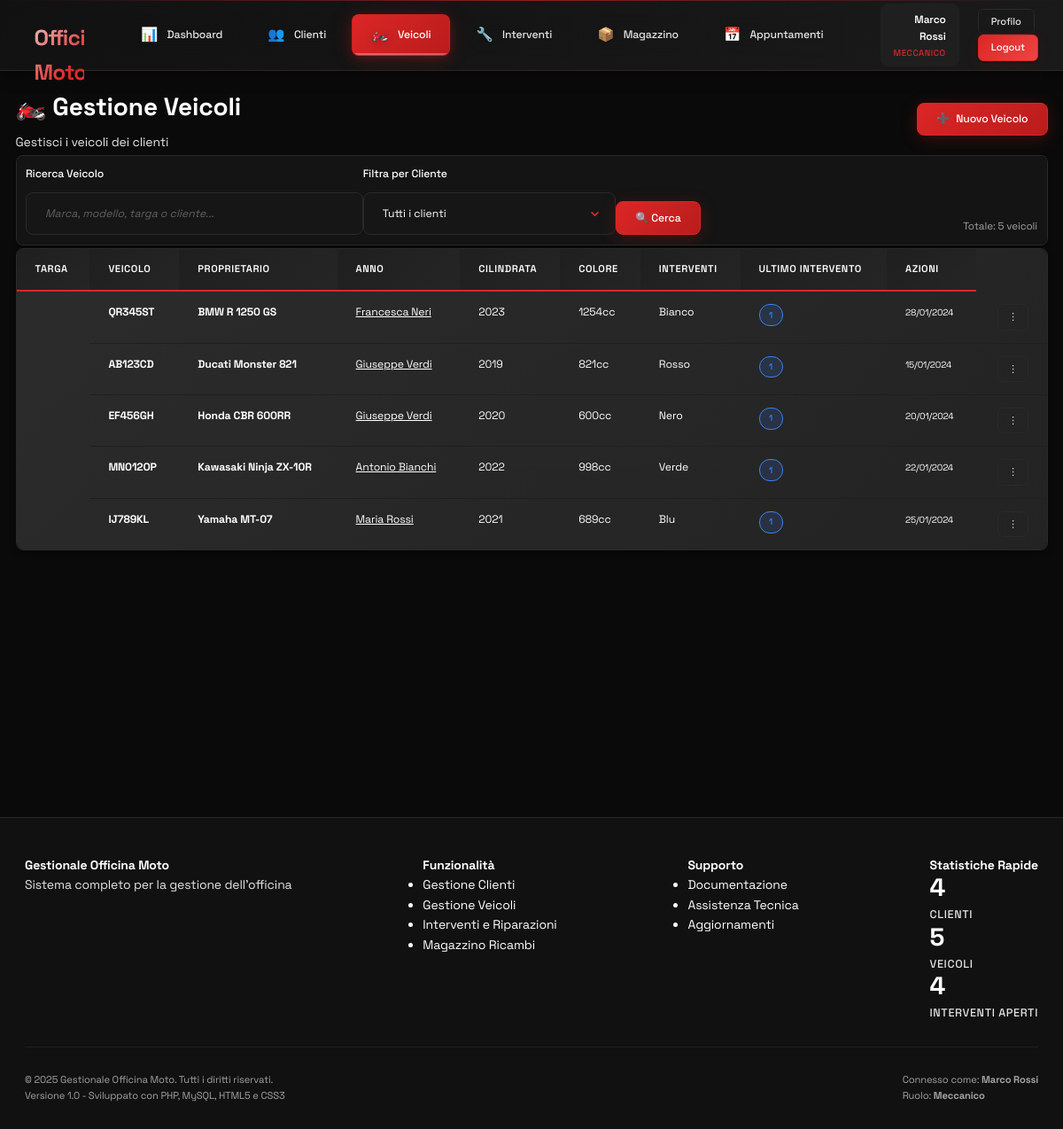
/veicoli.php (signed in), run on the app's committed database.
### tables this page shows
CREATE TABLE veicoli (
    id INT AUTO_INCREMENT PRIMARY KEY,
    cliente_id INT NOT NULL,
    marca VARCHAR(50) NOT NULL,
    modello VARCHAR(50) NOT NULL,
    targa VARCHAR(20) UNIQUE NOT NULL,
    anno INT,
    cilindrata INT,
    colore VARCHAR(30),
    foto VARCHAR(255),
    note TEXT,
    data_creazione TIMESTAMP DEFAULT CURRENT_TIMESTAMP,
    FOREIGN KEY (cliente_id) REFERENCES clienti(id) ON DELETE CASCADE
);

CREATE TABLE clienti (
    id INT AUTO_INCREMENT PRIMARY KEY,
    nome VARCHAR(100) NOT NULL,
    cognome VARCHAR(100) NOT NULL,
    telefono VARCHAR(20),
    email VARCHAR(100),
    indirizzo TEXT,
    note TEXT,
    data_creazione TIMESTAMP DEFAULT CURRENT_TIMESTAMP
);

### includes/db.php (called while the page is built, shortened)
<?php
class Database {
    private static $instance = null;
    private $connection;
    private function __construct() {
        try {
            $this->connection = new PDO(
                "mysql:host=" . DB_HOST . ";dbname=" . DB_NAME . ";charset=utf8mb4",
                DB_USER,
                DB_PASS,
                [
                    PDO::ATTR_ERRMODE => PDO::ERRMODE_EXCEPTION,
                    PDO::ATTR_DEFAULT_FETCH_MODE => PDO::FETCH_ASSOC,
                    PDO::ATTR_EMULATE_PREPARES => false
                ]
            );
        } catch(PDOException $e) {
            die("Errore connessione database: " . $e->getMessage());
        }
    }
    public static function getInstance() {
        if (self::$instance === null) {
            self::$instance = new self();
        }
        return self::$instance;
    }
    public function select($query, $params = []) {
        try {
            $stmt = $this->connection->prepare($query);
            $stmt->execute($params);
            return $stmt->fetchAll();
        } catch(PDOException $e) {
            error_log("Errore SELECT: " . $e->getMessage());
            return false;
        }
    }
    public function count($query, $params = []) {
        try {
            $stmt = $this->connection->prepare($query);
            $stmt->execute($params);
            return $stmt->fetchColumn();
        } catch(PDOException $e) {
            error_log("Errore COUNT: " . $e->getMessage());
            return 0;
        }
    }
}
function getDB() {
    return Database::getInstance();
}
?>

### veicoli.php (the view, shortened to what this page needs)
<?php
require_once 'includes/header.php';
$action = $_GET['action'] ?? 'list';
$db = getDB();
if ($action === 'list') {
    $search = $_GET['search'] ?? '';
    $page = max(1, intval($_GET['page'] ?? 1));
    $limit = 20;
    $offset = ($page - 1) * $limit;
    $whereClause = '';
    $params = [];
    $totalVeicoli = $db->count("
        SELECT COUNT(*)
        FROM veicoli v
        JOIN clienti c ON v.cliente_id = c.id
        $whereClause
    ", $params);
    $veicoli = $db->select("
        SELECT v.*,
               c.nome, c.cognome,
               COUNT(i.id) as interventi_count,
               MAX(i.data_inizio) as ultimo_intervento
        FROM veicoli v
        JOIN clienti c ON v.cliente_id = c.id
        LEFT JOIN interventi i ON v.id = i.veicolo_id
        $whereClause
        GROUP BY v.id
        ORDER BY v.marca, v.modello
        LIMIT $limit OFFSET $offset
    ", $params);
}
?>
<div class="container-fluid">
    <?php if ($action === 'list'): ?>
    <div class="row mb-4">
        <div class="col-12">
            <div class="d-flex justify-content-between align-items-center">
                <div>
                    <h1 class="text-primary mb-2">🏍️ Gestione Veicoli</h1>
                    <p class="text-secondary">Gestisci i veicoli dei clienti</p>
                </div>
                <div>
                    <a href="veicoli.php?action=add" class="btn btn-primary">
                        <span>➕</span> Nuovo Veicolo
                    </a>
                </div>
            </div>
        </div>
    </div>
    <div class="row mb-4">
        <div class="col-12">
            <div class="card">
                <div class="card-body">
                    <form method="GET" class="row align-items-end">
                        <div class="col-md-4">
                            <label for="search" class="form-label">Ricerca Veicolo</label>
                            <input type="text" id="search" name="search" class="form-control"
                                   placeholder="Marca, modello, targa o cliente..."
                                   value="<?php echo htmlspecialchars($search); ?>">
                        </div>
                        <div class="col-md-3">
                            <label for="cliente_filter" class="form-label">Filtra per Cliente</label>
                            <select id="cliente_filter" name="cliente_filter" class="form-control">
                                <option value="">Tutti i clienti</option>
                            </select>
                        </div>
                        <div class="col-md-3">
                            <button type="submit" class="btn btn-primary">🔍 Cerca</button>
                        </div>
                        <div class="col-md-2 text-right">
                            <small class="text-muted">
                                Totale: <?php echo $totalVeicoli; ?> veicoli
                            </small>
                        </div>
                    </form>
                </div>
            </div>
        </div>
    </div>
    <div class="row">
        <div class="col-12">
            <?php if (!empty($veicoli)): ?>
            <div class="table-container">
                <table class="data-table" id="veicoliTable">
                    <thead>
                        <tr>
                            <th>Targa</th>
                            <th>Veicolo</th>
                            <th>Proprietario</th>
                            <th>Anno</th>
                            <th>Cilindrata</th>
                            <th>Colore</th>
                            <th>Interventi</th>
                            <th>Ultimo Intervento</th>
                            <th>Azioni</th>
                        </tr>
                    </thead>
                    <tbody>
                        <?php foreach ($veicoli as $veicolo): ?>
                        <tr>
                            <td>
                                <strong class="text-primary"><?php echo htmlspecialchars($veicolo['targa']); ?></strong>
                            </td>
                            <td>
                                <div>
                                    <strong><?php echo htmlspecialchars($veicolo['marca'] . ' ' . $veicolo['modello']); ?></strong>
                                </div>
                            </td>
                            <td>
                                <a href="clienti.php?action=view&id=<?php echo $veicolo['cliente_id']; ?>" class="text-primary">
                                    <?php echo htmlspecialchars($veicolo['nome'] . ' ' . $veicolo['cognome']); ?>
                                </a>
                            </td>
                            <td>
                                <?php echo $veicolo['anno'] ?: '-'; ?>
                            </td>
                            <td>
                                <?php echo $veicolo['cilindrata'] ? $veicolo['cilindrata'] . 'cc' : '-'; ?>
                            </td>
                            <td>
                                <?php echo htmlspecialchars($veicolo['colore']) ?: '-'; ?>
                            </td>
                            <td>
                                <span class="badge <?php echo $veicolo['interventi_count'] > 0 ? 'badge-info' : 'badge-secondary'; ?>">
                                    <?php echo $veicolo['interventi_count']; ?>
                                </span>
                            </td>
                            <td>
                                <?php if ($veicolo['ultimo_intervento']): ?>
                                    <small><?php echo date('d/m/Y', strtotime($veicolo['ultimo_intervento'])); ?></small>
                                <?php else: ?>
                                    <small class="text-muted">Nessuno</small>
                                <?php endif; ?>
                            </td>
                            <td>
                                <div class="table-actions">
                                    <div class="dropdown">
                                        <button class="btn btn-outline btn-sm" type="button" data-toggle="dropdown">
                                            ⋮
                                        </button>
                                    </div>
                                </div>
                            </td>
                        </tr>
                        <?php endforeach; ?>
                    </tbody>
                </table>
            </div>
            <?php endif; ?>
        </div>
    </div>
    <?php endif; ?>
</div>
<?php
require_once 'includes/footer.php';
?>

### assets/css/responsive.css (style rules this page uses)
@media (min-width: 768px) { .col-md-2 { flex: 0 0 16.666667%; } }
@media (min-width: 768px) { .col-md-3 { flex: 0 0 25%; } }
@media (min-width: 768px) { .col-md-4 { flex: 0 0 33.333333%; } }

### veicoli.php (style rules this page uses)
.dropdown { position: relative; display: inline-block; }

### data on the page
veicoli: targa "QR345ST", marca+modello "BMW R 1250 GS", cliente.cognome "Francesca Neri", anno "2023", cilindrata "1254", colore "Bianco", interventi_count "1", ultimo_intervento "28/01/2024"
veicoli: targa "AB123CD", marca+modello "Ducati Monster 821", cliente.cognome "Giuseppe Verdi", anno "2019", cilindrata "821", colore "Rosso", interventi_count "1", ultimo_intervento "15/01/2024"
veicoli: targa "EF456GH", marca+modello "Honda CBR 600RR", cliente.cognome "Giuseppe Verdi", anno "2020", cilindrata "600", colore "Nero", interventi_count "1", ultimo_intervento "20/01/2024"
veicoli: targa "MN012OP", marca+modello "Kawasaki Ninja ZX-10R", cliente.cognome "Antonio Bianchi", anno "2022", cilindrata "998", colore "Verde", interventi_count "1", ultimo_intervento "22/01/2024"
veicoli: targa "IJ789KL", marca+modello "Yamaha MT-07", cliente.cognome "Maria Rossi", anno "2021", cilindrata "689", colore "Blu", interventi_count "1", ultimo_intervento "25/01/2024"

### other printed values
$currentUser['name'] "Marco Rossi"
Auth::getRoleName($currentUser['role']) "MECCANICO"
$totalVeicoli "5"
$clientiCount "4"
$veicoliCount "5"
$interventiAperti "4"
getCurrentUser()['name'] "Marco Rossi"
Auth::getRoleName(getCurrentUser()['role']) "Meccanico"
